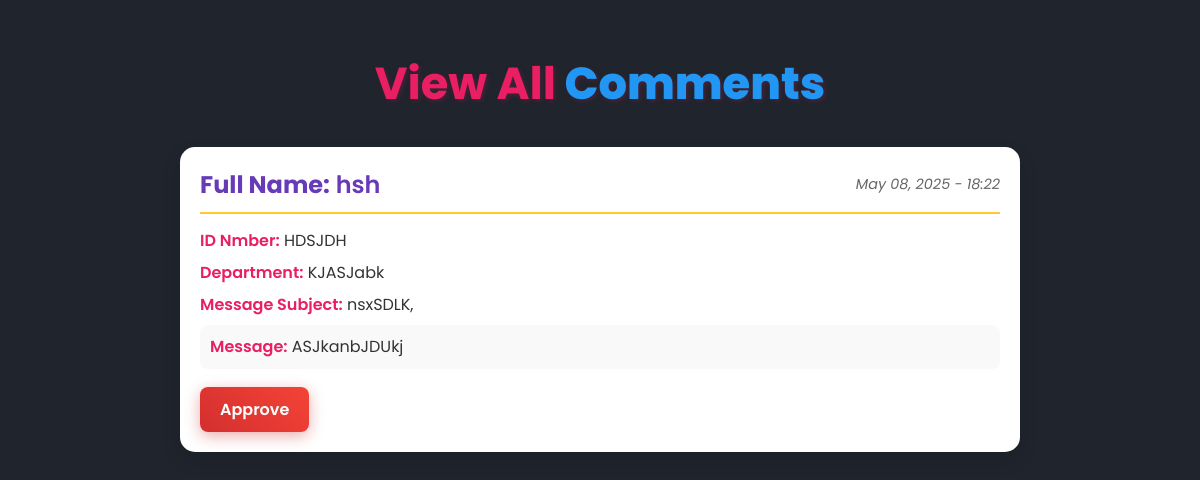
The app's page /view-comment.php with its own data.
### tables this page shows
CREATE TABLE `comment` (
  `id` int(11) NOT NULL,
  `full_name` varchar(100) NOT NULL,
  `username` varchar(100) NOT NULL,
  `department` varchar(100) NOT NULL,
  `subject` varchar(150) NOT NULL,
  `message` text NOT NULL,
  `date` datetime NOT NULL
);

### view-comment.php (the view, shortened to what this page needs)
<!DOCTYPE html>
<html lang="en">
<head>
    <link rel="stylesheet" href="css/view-comment.css">
    <link rel="stylesheet" href="css/themes.css">
</head>
<body>
    <?php
    $servername = "localhost";
    $username = "root";
    $password = "";
    $dbname = "online_book_Db";
    $conn = new mysqli($servername, $username, $password, $dbname);
    $sql = "SELECT * FROM comment ORDER BY date DESC";
    $result = $conn->query($sql);
    $comments = [];
    if ($result && $result->num_rows > 0) {
        while ($row = $result->fetch_assoc()) {
            $comments[] = $row;
        }
    }
    ?>
    <section>
        <div class="header-container">
            <h2 class="heading">View All<span> Comments</span></h2>
        </div>
        <div class="comment-container">
            <?php if (empty($comments)): ?>
                <div class="no-comments">
                    <h3>No Comments Available</h3>
                    <p>No comments have been submitted yet.</p>
                </div>
            <?php else: ?>
                <?php foreach ($comments as $comment): ?>
                    <div class="comment-card" data-id="<?php echo $comment['id']; ?>">
                        <div class="comment-header">
                            <h3><strong>Full Name:</strong> <?php echo htmlspecialchars($comment['full_name']); ?></h3>
                            <span class="date"><?php echo date('M d, Y - H:i', strtotime($comment['date'])); ?></span>
                        </div>
                        <div class="comment-details">
                            <p><strong>ID Nmber:</strong> <?php echo htmlspecialchars($comment['username']); ?></p>
                            <p><strong>Department:</strong> <?php echo htmlspecialchars($comment['department']); ?></p>
                            <p><strong>Message Subject:</strong> <?php echo htmlspecialchars($comment['subject']); ?></p>
                            <p class="message"><strong>Message:</strong> <?php echo nl2br(htmlspecialchars($comment['message'])); ?></p>
                            <button class="delete-btn" onclick="deleteComment(<?php echo $comment['id']; ?>, this)">Approve</button>
                        </div>
                    </div>
                <?php endforeach; ?>
            <?php endif; ?>
        </div>
    </section>
</body>
</html>

### css/view-comment.css (style rules this page uses)
* { margin: 0; padding: 0; box-sizing: border-box; font-family: 'Poppins', sans-serif; }
body { background: #f5f5f5; min-height: 100vh; padding: 20px; }
section { padding: 30px; border-radius: 25px; width: 100%; max-width: 900px; margin: 0 auto; }
.heading { text-align: center; font-size: 2.8em; color: #e91e63; margin-bottom: 30px; font-weight: 700; text-shadow: 2px 2px 5px rgba(233, 30, 99, 0.2); }
.heading span { color: #2196f3; font-weight: 800; }
.comment-container { display: flex; flex-direction: column; gap: 20px; }
.comment-card { background: white; padding: 20px; border-radius: 15px; box-shadow: 0 8px 20px rgba(0, 0, 0, 0.1); transition: transform 0.3s ease, box-shadow 0.3s ease, opacity 0.5s ease; }
.comment-header { display: flex; justify-content: space-between; align-items: center; margin-bottom: 15px; border-bottom: 2px solid #ffca28; padding-bottom: 10px; }
.comment-header h3 { color: #673ab7; font-size: 1.5em; font-weight: 600; }
.date { color: #666; font-size: 0.9em; font-style: italic; }
.comment-details p { margin: 8px 0; color: #333; line-height: 1.5; }
.comment-details .message { width: 100%; background: #f9f9f9; padding: 10px; border-radius: 8px; word-wrap: break-word; }
.comment-details strong { color: #e91e63; font-weight: 600; }
.delete-btn { background: linear-gradient(45deg, #d32f2f, #f44336); color: white; padding: 10px 20px; border: none; border-radius: 8px; font-size: 1em; cursor: pointer; transition: all 0.3s ease; margin-top: 10px; font-weight: 600; box-shadow: 0 4px 15px rgba(211, 47, 47, 0.4); }

### css/themes.css (style rules this page uses)
:root { --bg-color: #1f242d; --second-bg-color: #323946; --text-color: #fff; --main-color: #0ef; }
body { background: var(--bg-color); color: var(--text-color); }

### records on screen
comment: full_name "hsh", date "May 08, 2025 - 18:22", username "HDSJDH", department "KJASJabk", subject "nsxSDLK,", message "ASJkanbJDUkj"
